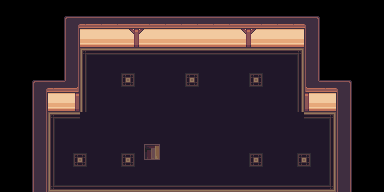

A level layout from a 2D game, rendered from its tile map. Below: a short description, then the map file with tile-grid data replaced by summaries:
An orthogonal 24x12 tile map with 16x16 px tiles, 4 tile layers (Tile Layer 1, Tile Layer 2, Tile Layer 3, Above Player), 4 tilesets and 28 objects (21x event, 7x collision).

<map version="1.10" tiledversion="1.12.2" orientation="orthogonal" renderorder="right-down" compressionlevel="0" width="24" height="12" tilewidth="16" tileheight="16" infinite="0" nextlayerid="7" nextobjectid="38">
 <properties>
  <property name="edges" value="clamped" />
  <property name="inside" type="bool" value="true" />
  <property name="map_type" value="dungeon" />
  <property name="scenario" value="xero" />
  <property name="slug" value="dojo3" />
 </properties>
 <tileset firstgid="1" source="../gfx/tilesets/core_indoor_floors.tsx" />
 <tileset firstgid="3865" source="../gfx/tilesets/core_indoor_stairs.tsx" />
 <tileset firstgid="6835" source="../gfx/tilesets/core_indoor_walls.tsx" />
 <tileset firstgid="10699" source="../gfx/tilesets/core_set pieces.tsx" />
 <layer id="1" name="Tile Layer 1" width="24" height="12">
  <data>[288 cells, 166 non-empty, 15 distinct tile ids]</data>
 </layer>
 <layer id="2" name="Tile Layer 2" width="24" height="12">
  <data>[288 cells, 182 non-empty, 22 distinct tile ids]</data>
 </layer>
 <layer id="3" name="Tile Layer 3" width="24" height="12">
  <data>[288 cells, 0 non-empty, 0 distinct tile ids]</data>
 </layer>
 <layer id="4" name="Above Player" width="24" height="12">
  <data>[288 cells, 0 non-empty, 0 distinct tile ids]</data>
 </layer>
 <objectgroup color="#ffff00" id="4" name="Events">
  <object id="9" name="Play Music" type="event" x="0" y="16" width="16" height="16">
   <properties>
    <property name="act10" value="play_music music_dojo_theme" />
    <property name="cond10" value="not music_playing music_dojo_theme" />
   </properties>
  </object>
  <object id="10" name="Teleport to Lower Floor" type="event" x="144" y="144" width="16" height="16">
   <properties>
    <property name="act10" value="transition_teleport player,dojo2.tmx,13,9,0.3" />
    <property name="act20" value="char_face player,left" />
    <property name="cond10" value="is char_at player" />
    <property name="cond20" value="is char_facing player,left" />
   </properties>
  </object>
  <object id="11" name="JJI Black Belt Assessment - Spawn Coach Hill" type="event" x="0" y="0" width="16" height="16">
   <properties>
    <property name="act10" value="create_npc jji_coach_hill,12,4,stand" />
    <property name="act20" value="add_monster coach_hill,50,jji_coach_hill" />
    <property name="act30" value="char_face jji_coach_hill,down" />
    <property name="cond10" value="not char_exists jji_coach_hill" />
   </properties>
  </object>
  <object id="12" name="JJI Black Belt Assessment - Challenge Coach Hill" type="event" x="192" y="64" width="16" height="16">
   <properties>
    <property name="act10" value="char_face jji_coach_hill,player" />
    <property name="act20" value="set_variable battle_last_winner:none" />
    <property name="act30" value="set_variable battle_last_loser:none" />
    <property name="act40" value="translated_dialog jji_blackbelt_hill_intro" />
    <property name="act50" value="set_variable jji_blackbelt_hill_started:yes" />
    <property name="act60" value="set_environment icon_gym" />
    <property name="act70" value="start_battle jji_coach_hill,player" />
    <property name="behav10" value="talk jji_coach_hill" />
    <property name="cond10" value="not variable_set jji_blackbelt_hill_started:yes" />
    <property name="cond20" value="not variable_set jji_blackbelt_hill_defeated:yes" />
   </properties>
  </object>
  <object id="18" name="JJI Black Belt Assessment - Hill Loss Reset" type="event" x="0" y="0" width="16" height="16">
   <properties>
    <property name="act10" value="set_variable battle_last_loser:none" />
    <property name="act20" value="set_variable battle_last_winner:none" />
    <property name="act30" value="clear_variable jji_blackbelt_hill" />
    <property name="cond10" value="is variable_set battle_last_loser:player" />
    <property name="cond20" value="is variable_set jji_blackbelt_hill:started" />
    <property name="cond30" value="not variable_set jji_blackbelt_hill:defeated" />
   </properties>
  </object>
  <object id="22" name="JJI Coach Hill Spectator Room - Spawn jji_hill_spectator_massive_win" type="event" x="0" y="0" width="16" height="16">
   <properties>
    <property name="act10" value="create_npc jji_hill_spectator_massive_win,9,10,stand" />
    <property name="act20" value="char_face jji_hill_spectator_massive_win,up" />
    <property name="cond10" value="not char_exists jji_hill_spectator_massive_win" />
    <property name="cond20" value="is variable_set jji_blackbelt_toland_defeated:yes" />
   </properties>
  </object>
  <object id="23" name="JJI Coach Hill Spectator Room - Talk jji_hill_spectator_massive_win" type="event" x="144" y="160" width="16" height="16">
   <properties>
    <property name="act10" value="char_face jji_hill_spectator_massive_win,player" />
    <property name="act20" value="translated_dialog jji_hill_spectator_massive_win" />
    <property name="behav10" value="talk jji_hill_spectator_massive_win" />
    <property name="cond10" value="is variable_set jji_blackbelt_toland_defeated:yes" />
   </properties>
  </object>
  <object id="24" name="JJI Coach Hill Spectator Room - Spawn jji_hill_spectator_respect" type="event" x="0" y="0" width="16" height="16">
   <properties>
    <property name="act10" value="create_npc jji_hill_spectator_respect,10,10,stand" />
    <property name="act20" value="char_face jji_hill_spectator_respect,up" />
    <property name="cond10" value="not char_exists jji_hill_spectator_respect" />
    <property name="cond20" value="is variable_set jji_blackbelt_toland_defeated:yes" />
   </properties>
  </object>
  <object id="25" name="JJI Coach Hill Spectator Room - Talk jji_hill_spectator_respect" type="event" x="160" y="160" width="16" height="16">
   <properties>
    <property name="act10" value="char_face jji_hill_spectator_respect,player" />
    <property name="act20" value="translated_dialog jji_hill_spectator_respect" />
    <property name="behav10" value="talk jji_hill_spectator_respect" />
    <property name="cond10" value="is variable_set jji_blackbelt_toland_defeated:yes" />
   </properties>
  </object>
  <object id="26" name="JJI Coach Hill Spectator Room - Spawn jji_hill_spectator_real_chance" type="event" x="0" y="0" width="16" height="16">
   <properties>
    <property name="act10" value="create_npc jji_hill_spectator_real_chance,11,10,stand" />
    <property name="act20" value="char_face jji_hill_spectator_real_chance,up" />
    <property name="cond10" value="not char_exists jji_hill_spectator_real_chance" />
    <property name="cond20" value="is variable_set jji_blackbelt_toland_defeated:yes" />
   </properties>
  </object>
  <object id="27" name="JJI Coach Hill Spectator Room - Talk jji_hill_spectator_real_chance" type="event" x="176" y="160" width="16" height="16">
   <properties>
    <property name="act10" value="char_face jji_hill_spectator_real_chance,player" />
    <property name="act20" value="translated_dialog jji_hill_spectator_real_chance" />
    <property name="behav10" value="talk jji_hill_spectator_real_chance" />
    <property name="cond10" value="is variable_set jji_blackbelt_toland_defeated:yes" />
   </properties>
  </object>
  <object id="28" name="JJI Coach Hill Spectator Room - Spawn jji_hill_spectator_atomic_drop" type="event" x="0" y="0" width="16" height="16">
   <properties>
    <property name="act10" value="create_npc jji_hill_spectator_atomic_drop,12,10,stand" />
    <property name="act20" value="char_face jji_hill_spectator_atomic_drop,up" />
    <property name="cond10" value="not char_exists jji_hill_spectator_atomic_drop" />
    <property name="cond20" value="is variable_set jji_blackbelt_toland_defeated:yes" />
   </properties>
  </object>
  </objectgroup>
 <objectgroup color="#ff0000" id="5" name="Collisions">
  <!-- 7 objects omitted --></objectgroup>
</map>
<!-- 16 of 28 objects omitted -->
